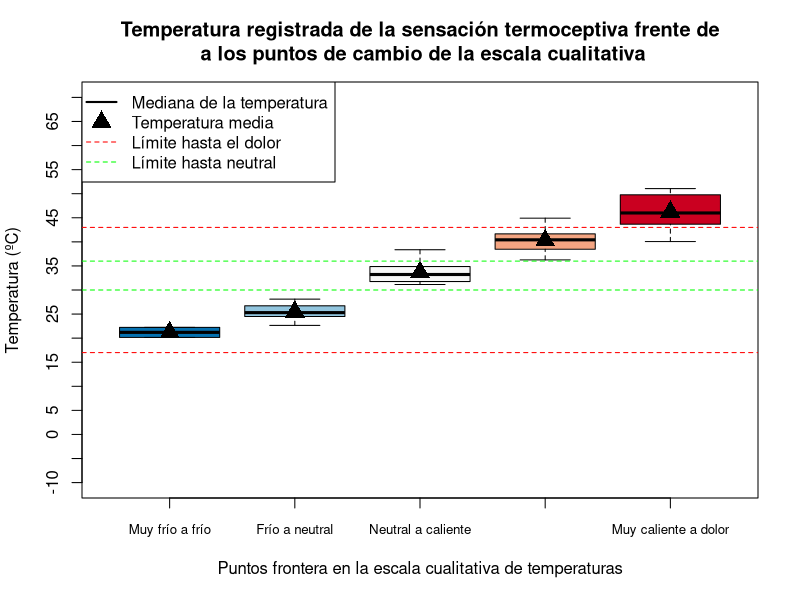
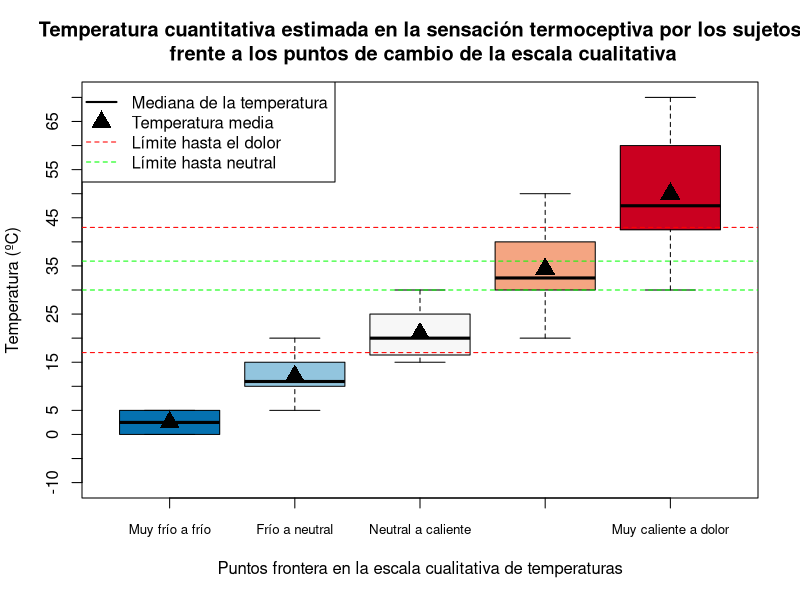
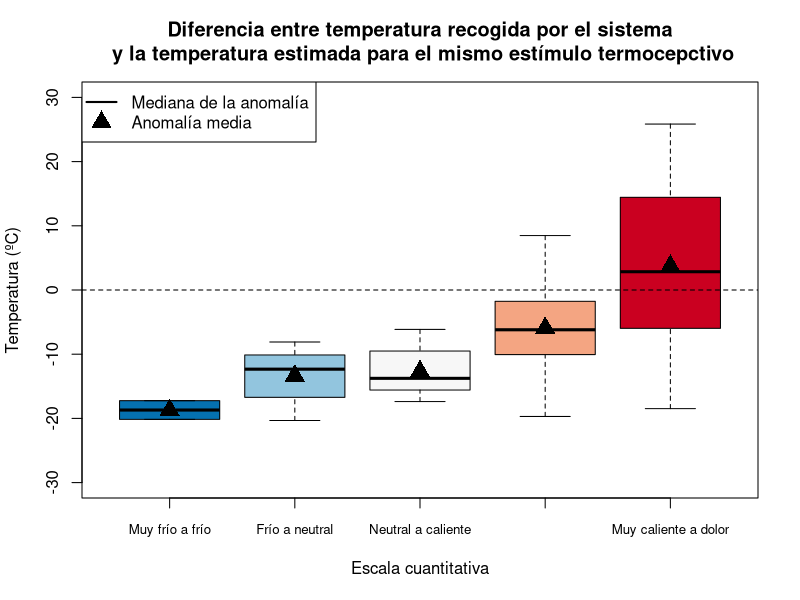
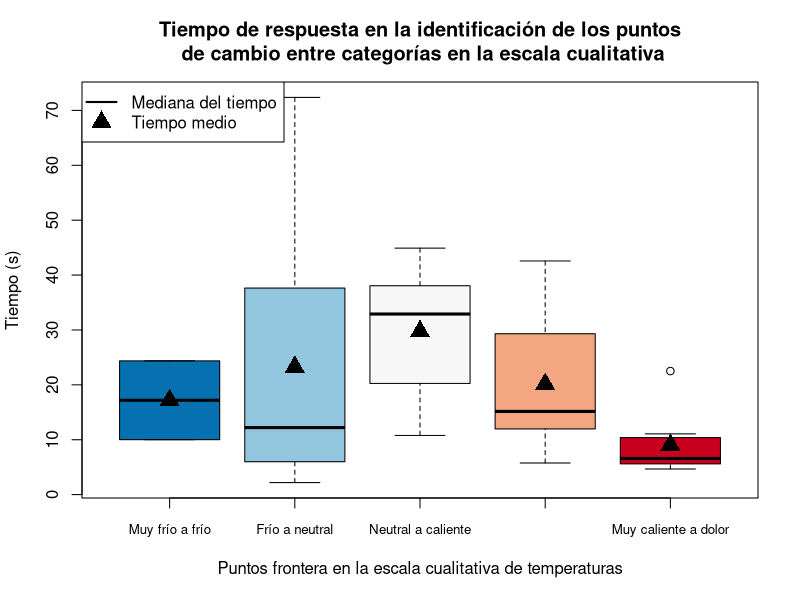
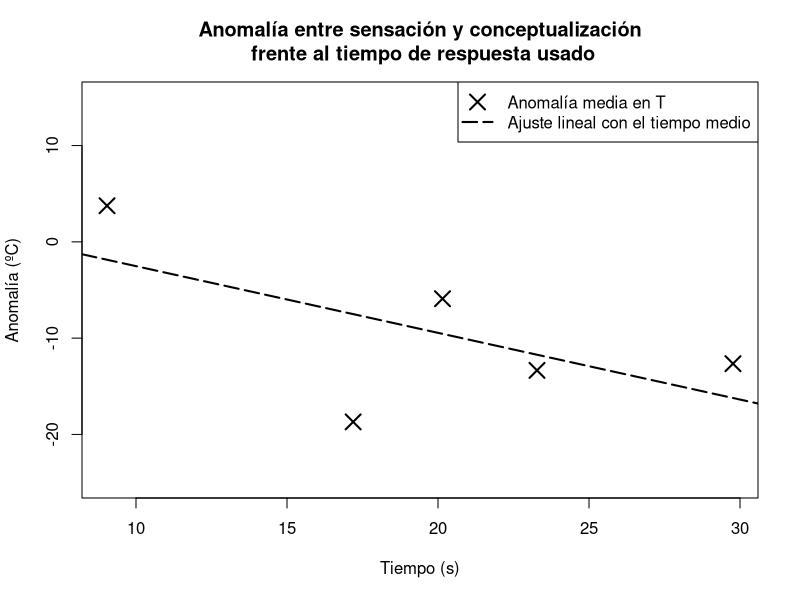
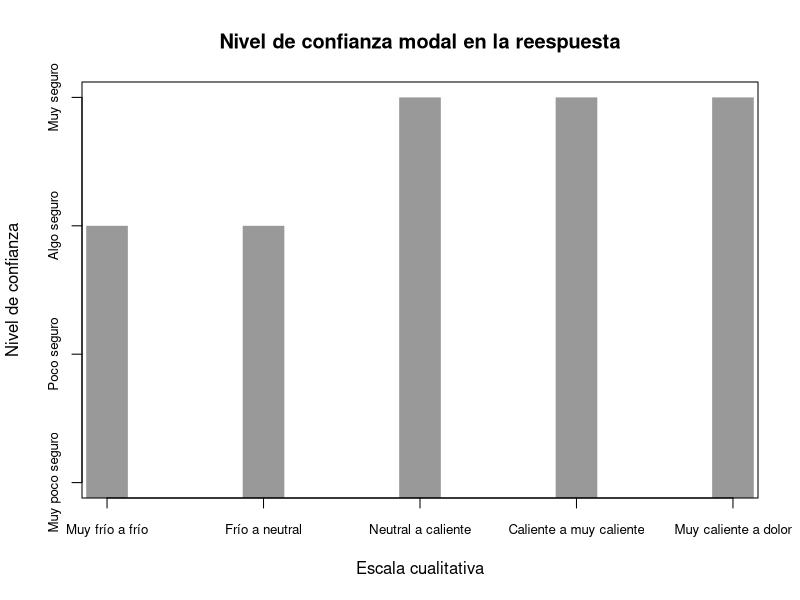

Here is the R script that generated these plots, in order:
#Funciones
moda <- function(x, useNA = "no") {          
  xtabla <- table(x, useNA = useNA)
  names(xtabla[xtabla == max(xtabla)])
}
library("RColorBrewer")
#Abrimos los datos
datos_escala <- read.csv("datos_escala.csv", fileEncoding = "UTF-8")
factores <- c("Muy frío a frío","Frío a neutral","Neutral a caliente","Caliente a muy caliente","Muy caliente a dolor")
factores <- factor(factores, levels = factores)
paleta_factores <- rev(brewer.pal(n = 5, name = 'RdBu'))

#Hacemos un print resumiendo los datos medios y las varianzas de cada dato
print("Temperatura media paso muy frío a frío")
print(c("Temperatura medida", mean(datos_escala$Treal.MF2F, na.rm = TRUE),"Std Err", sd(datos_escala$Treal.MF2F, na.rm = TRUE)))
print(c("Temperatura estimada", mean(datos_escala$Test.MF2F,na.rm = TRUE), "Std Err", sd(datos_escala$Test.MF2F, na.rm = TRUE)))
print(c("Tiempo de respuesta", mean(datos_escala$tres.MF2F,na.rm = TRUE), "Std Err", sd(datos_escala$tres.MF2F, na.rm = TRUE)))
print(c("Moda de la confianza",moda(datos_escala$Conf.MF2F, useNA = "no")[[1]]))

print("Temperatura media paso frío a neutral")
print(c("Temperatura medida", mean(datos_escala$Treal.F2N,na.rm = TRUE),"Std Err", sd(datos_escala$Treal.F2N, na.rm = TRUE)))
print(c("Temperatura estimada", mean(datos_escala$Test.F2N,na.rm = TRUE), "Std Err", sd(datos_escala$Test.F2N, na.rm = TRUE)))
print(c("Tiempo de respuesta", mean(datos_escala$tres.F2N,na.rm = TRUE), "Std Err", sd(datos_escala$tres.F2N, na.rm = TRUE)))
print(c("Moda de la confianza",moda(datos_escala$Conf.F2N, useNA = "no")))

print("Temperatura media paso neutral a caliente")
print(c("Temperatura medida", mean(datos_escala$Treal.N2C,na.rm = TRUE),"Std Err", sd(datos_escala$Treal.N2C, na.rm = TRUE)))
print(c("Temperatura estimada", mean(datos_escala$Test.N2C,na.rm = TRUE), "Std Err", sd(datos_escala$Test.N2C, na.rm = TRUE)))
print(c("Tiempo de respuesta", mean(datos_escala$tres.N2C,na.rm = TRUE), "Std Err", sd(datos_escala$tres.N2C, na.rm = TRUE)))
print(c("Moda de la confianza",moda(datos_escala$Conf.N2C, useNA = "no")))

print("Temperatura media paso caliente a muy caliente")
print(c("Temperatura medida", mean(datos_escala$Treal.C2MC,na.rm = TRUE),"Std Err", sd(datos_escala$Treal.C2MC, na.rm = TRUE)))
print(c("Temperatura estimada", mean(datos_escala$Test.C2MC,na.rm = TRUE), "Std Err", sd(datos_escala$Test.C2MC, na.rm = TRUE)))
print(c("Tiempo de respuesta", mean(datos_escala$tres.C2MC,na.rm = TRUE), "Std Err", sd(datos_escala$tres.C2MC, na.rm = TRUE)))
print(c("Moda de la confianza",moda(datos_escala$Conf.C2MC, useNA = "no")))

print("Temperatura media paso muy caliente a dolor")
print(c("Temperatura medida", mean(datos_escala$Treal.MC2D,na.rm = TRUE),"Std Err", sd(datos_escala$Treal.MC2D, na.rm = TRUE)))
print(c("Temperatura estimada", mean(datos_escala$Test.MC2D,na.rm = TRUE), "Std Err", sd(datos_escala$Test.MC2D, na.rm = TRUE)))
print(c("Tiempo de respuesta", mean(datos_escala$tres.MC2D,na.rm = TRUE), "Std Err", sd(datos_escala$tres.MC2D, na.rm = TRUE)))
print(c("Moda de la confianza",moda(datos_escala$Conf.MC2D, useNA = "no")))

#Vamos a relacionar o presentar variables interesantes
#Transformamos las medias de las columnas de cada dato en vectores
medias_escala <- unname(colMeans(datos_escala, na.rm = TRUE, dims = 1))
temperaturas_escala_reales <- cbind(datos_escala$Treal.MF2F,datos_escala$Treal.F2N,datos_escala$Treal.N2C,datos_escala$Treal.C2MC,datos_escala$Treal.MC2D)
temperaturas_escala_estimadas <- cbind(datos_escala$Test.MF2F,datos_escala$Test.F2N,datos_escala$Test.N2C,datos_escala$Test.C2MC,datos_escala$Test.MC2D)
tiempo_respuesta_escala <- cbind(datos_escala$tres.MF2F,datos_escala$tres.F2N,datos_escala$tres.N2C,datos_escala$tres.C2MC,datos_escala$tres.MC2D)
confianza_escala <- c(moda(datos_escala$Conf.MF2F, useNA = "no")[[1]],moda(datos_escala$Conf.F2N, useNA = "no"),moda(datos_escala$Conf.N2C, useNA = "no"),moda(datos_escala$Conf.C2MC, useNA = "no"),moda(datos_escala$Conf.MC2D, useNA = "no"))
#Diferencia entre la temperatura sentida y la estimada
dif_temp <- (temperaturas_escala_estimadas - temperaturas_escala_reales)

#Gráfico tipo box and whiskers con la media de la temperatura sentida
boxplot(temperaturas_escala_reales, main="Temperatura registrada de la sensación termoceptiva frente de\n a los puntos de cambio de la escala cualitativa", ylab="Temperatura (ºC)", xlab="Puntos frontera en la escala cualitativa de temperaturas", ylim=c(-10,70), yaxp  = c(-10, 70, 16), xaxt = "n", col=paleta_factores)
axis(1, at=1:5, labels=factores, cex.axis=0.8)
legend("topleft",legend=c("Mediana de la temperatura","Temperatura media","Límite hasta el dolor", "Límite hasta neutral"),col=c("black","black","red","green"),lty=c(1,0,2,2),lwd=c(2,1,1,1),pch=c(NA,17,NA,NA),pt.cex = 2)
abline(h=43,col="red",lty=2)
abline(h=17,col="red",lty=2)
abline(h=30,col="green",lty=2)
abline(h=36,col="green",lty=2)
points(colMeans(temperaturas_escala_reales, na.rm=TRUE), pch = 17, cex=2)

#Gráfico tipo box and whiskers con la media de la temperatura declarada
boxplot(temperaturas_escala_estimadas, main="Temperatura cuantitativa estimada en la sensación termoceptiva por los sujetos\n frente a los puntos de cambio de la escala cualitativa", ylab="Temperatura (ºC)", xlab="Puntos frontera en la escala cualitativa de temperaturas", yaxp  = c(-10, 70, 16), ylim=c(-10,70), xaxt = "n", col=paleta_factores)
axis(1, at=1:5, labels=factores, cex.axis=0.8)
legend("topleft",legend=c("Mediana de la temperatura","Temperatura media","Límite hasta el dolor", "Límite hasta neutral"),col=c("black","black","red","green"),lty=c(1,0,2,2),lwd=c(2,1,1,1),pch=c(NA,17,NA,NA),pt.cex = 2)
abline(h=43,col="red",lty=2)
abline(h=17,col="red",lty=2)
abline(h=30,col="green",lty=2)
abline(h=36,col="green",lty=2)
points(colMeans(temperaturas_escala_estimadas, na.rm=TRUE), pch = 17, cex=2)

#Gráfico tipo box and whiskers con la anomalía entre respuestas
boxplot(dif_temp, main="Diferencia entre temperatura recogida por el sistema\n y la temperatura estimada para el mismo estímulo termocepctivo", ylab="Temperatura (ºC)", xlab="Escala cuantitativa", ylim=c(-30,30), xaxt = "n", col=paleta_factores)
axis(1, at=1:5, labels=factores, cex.axis=0.8)
abline(h=0,lty=2)
legend("topleft",legend=c("Mediana de la anomalía","Anomalía media"),col="black",lty=c(1,0),lwd=c(2,1), pch=c(NA,17), pt.cex=2)
points(colMeans(dif_temp, na.rm=TRUE), pch = 17, cex=2)

#Gráfico tipo box and whiskers con la media del tiempo de respuesta
boxplot(tiempo_respuesta_escala, main="Tiempo de respuesta en la identificación de los puntos\n de cambio entre categorías en la escala cualitativa", ylab="Tiempo (s)", xlab="Puntos frontera en la escala cualitativa de temperaturas", xaxt = "n", col=paleta_factores)
axis(1, at=1:5, labels=factores, cex.axis=0.8)
legend("topleft",legend=c("Mediana del tiempo","Tiempo medio"),col="black",lty=c(1,0),lwd=c(2,1), pch=c(NA,17), pt.cex=2)
points(colMeans(tiempo_respuesta_escala, na.rm=TRUE), pch = 17, cex=2)

#Gráfico de anomalía frente a tiempo ¿hay relación?
plot(colMeans(tiempo_respuesta_escala, na.rm=TRUE), colMeans(dif_temp, na.rm=TRUE),main="Anomalía entre sensación y conceptualización\n frente al tiempo de respuesta usado", ylab="Anomalía (ºC)", xlab="Tiempo (s)", ylim=c(-25,15), cex=2, pch=4,lwd=2)
ajuste_t_dif <- lm(colMeans(dif_temp, na.rm=TRUE) ~ colMeans(tiempo_respuesta_escala, na.rm=TRUE))
abline(ajuste_t_dif,lwd=2,lty=5)
#Datos del ajuste lineal
print(summary(ajuste_t_dif))
legend("topright",legend=c("Anomalía media en T","Ajuste lineal con el tiempo medio"),col=c("black","black"),lty=c(0,5), pch=c(4,NA), pt.cex = 2, lwd=2)

#Gráfico del nivel de confianza
plot(factores,confianza_escala, main="Nivel de confianza modal en la reespuesta", xlab="Escala cualitativa", ylab="Nivel de confianza", xaxt = "n", yaxt = "n", ylim=c(1,4), type="h", col="grey60", lwd=40, lend=1)
axis(1, at=1:5, labels=factores, cex.axis=0.8)
axis(2, at=1:4, labels=c("Muy poco seguro","Poco seguro","Algo seguro","Muy seguro"), cex.axis=0.8)
